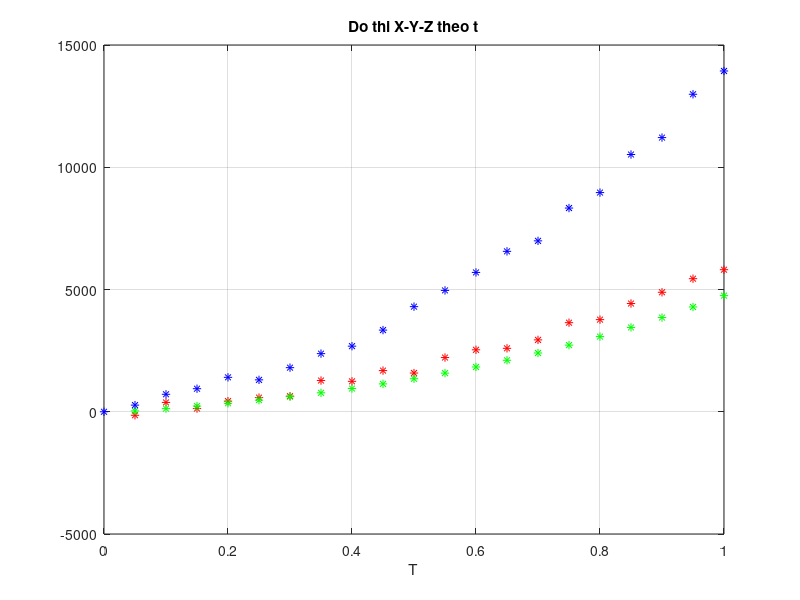

The MATLAB script that drew this image:
%% Do thi X Y Z theo t
 figure(2);
for t=0:0.05:1
          RE =[2000*(t^3+t^2+t) - 250*cos(360*(t^3+t^2+t));1600*(t^3+t^2+t) - 50;4700*(t^3+t^2+t) + 250*sin(360*(t^3+t^2+t))]; % toa do diem cuoi
          %ve do thi XYZ
          plot(t,RE(1,1), 'k*','color','r');
          plot(t,RE(2,1), 'k*','color','g'); 
          plot(t,RE(3,1), 'k*','color','b'); 
          title('Do thi X-Y-Z theo t');
          xlabel('T');                                              
          hold on;
end
grid on